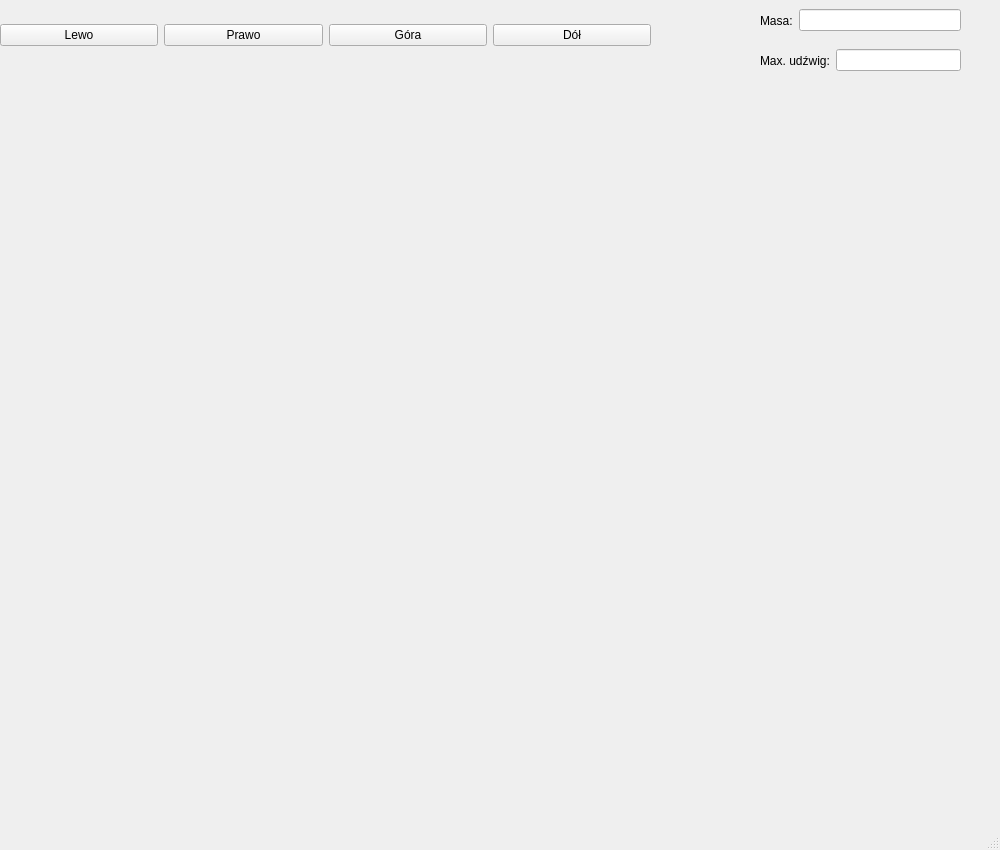
<?xml version="1.0" encoding="UTF-8"?>
<ui version="4.0">
 <class>MainWindow</class>
 <widget class="QMainWindow" name="MainWindow">
  <property name="geometry">
   <rect>
    <x>0</x>
    <y>0</y>
    <width>1000</width>
    <height>850</height>
   </rect>
  </property>
  <property name="windowTitle">
   <string>MainWindow</string>
  </property>
  <widget class="QWidget" name="centralwidget">
   <widget class="QWidget" name="horizontalLayoutWidget">
    <property name="geometry">
     <rect>
      <x>0</x>
      <y>10</y>
      <width>651</width>
      <height>51</height>
     </rect>
    </property>
    <layout class="QHBoxLayout" name="horizontalLayout">
     <item>
      <widget class="QPushButton" name="pushButton_lewo">
       <property name="text">
        <string>Lewo</string>
       </property>
      </widget>
     </item>
     <item>
      <widget class="QPushButton" name="pushButton_prawo">
       <property name="text">
        <string>Prawo</string>
       </property>
      </widget>
     </item>
     <item>
      <widget class="QPushButton" name="pushButton_gora">
       <property name="text">
        <string>Góra</string>
       </property>
      </widget>
     </item>
     <item>
      <widget class="QPushButton" name="pushButton_dol">
       <property name="text">
        <string>Dół</string>
       </property>
      </widget>
     </item>
    </layout>
   </widget>
   <widget class="QLabel" name="label_lina">
    <property name="geometry">
     <rect>
      <x>900</x>
      <y>260</y>
      <width>16</width>
      <height>460</height>
     </rect>
    </property>
    <property name="text">
     <string/>
    </property>
   </widget>
   <widget class="QLabel" name="label_ciezar">
    <property name="geometry">
     <rect>
      <x>870</x>
      <y>720</y>
      <width>80</width>
      <height>80</height>
     </rect>
    </property>
    <property name="text">
     <string/>
    </property>
   </widget>
   <widget class="QWidget" name="horizontalLayoutWidget_3">
    <property name="geometry">
     <rect>
      <x>760</x>
      <y>40</y>
      <width>201</width>
      <height>41</height>
     </rect>
    </property>
    <layout class="QHBoxLayout" name="horizontalLayout_3">
     <item>
      <widget class="QLabel" name="label_2">
       <property name="text">
        <string>Max. udźwig:</string>
       </property>
      </widget>
     </item>
     <item>
      <widget class="QLineEdit" name="udzwig"/>
     </item>
    </layout>
   </widget>
   <widget class="QWidget" name="horizontalLayoutWidget_2">
    <property name="geometry">
     <rect>
      <x>760</x>
      <y>0</y>
      <width>201</width>
      <height>41</height>
     </rect>
    </property>
    <layout class="QHBoxLayout" name="horizontalLayout_2">
     <item>
      <widget class="QLabel" name="label">
       <property name="text">
        <string>Masa:</string>
       </property>
      </widget>
     </item>
     <item>
      <widget class="QLineEdit" name="masa"/>
     </item>
    </layout>
   </widget>
   <widget class="QLabel" name="label_dzwig">
    <property name="geometry">
     <rect>
      <x>0</x>
      <y>0</y>
      <width>1000</width>
      <height>800</height>
     </rect>
    </property>
    <property name="text">
     <string/>
    </property>
   </widget>
   <zorder>label_dzwig</zorder>
   <zorder>horizontalLayoutWidget</zorder>
   <zorder>label_lina</zorder>
   <zorder>label_ciezar</zorder>
   <zorder>horizontalLayoutWidget_3</zorder>
   <zorder>horizontalLayoutWidget_2</zorder>
  </widget>
  <widget class="QMenuBar" name="menubar">
   <property name="geometry">
    <rect>
     <x>0</x>
     <y>0</y>
     <width>1000</width>
     <height>21</height>
    </rect>
   </property>
  </widget>
  <widget class="QStatusBar" name="statusbar"/>
 </widget>
 <resources/>
 <connections/>
</ui>
